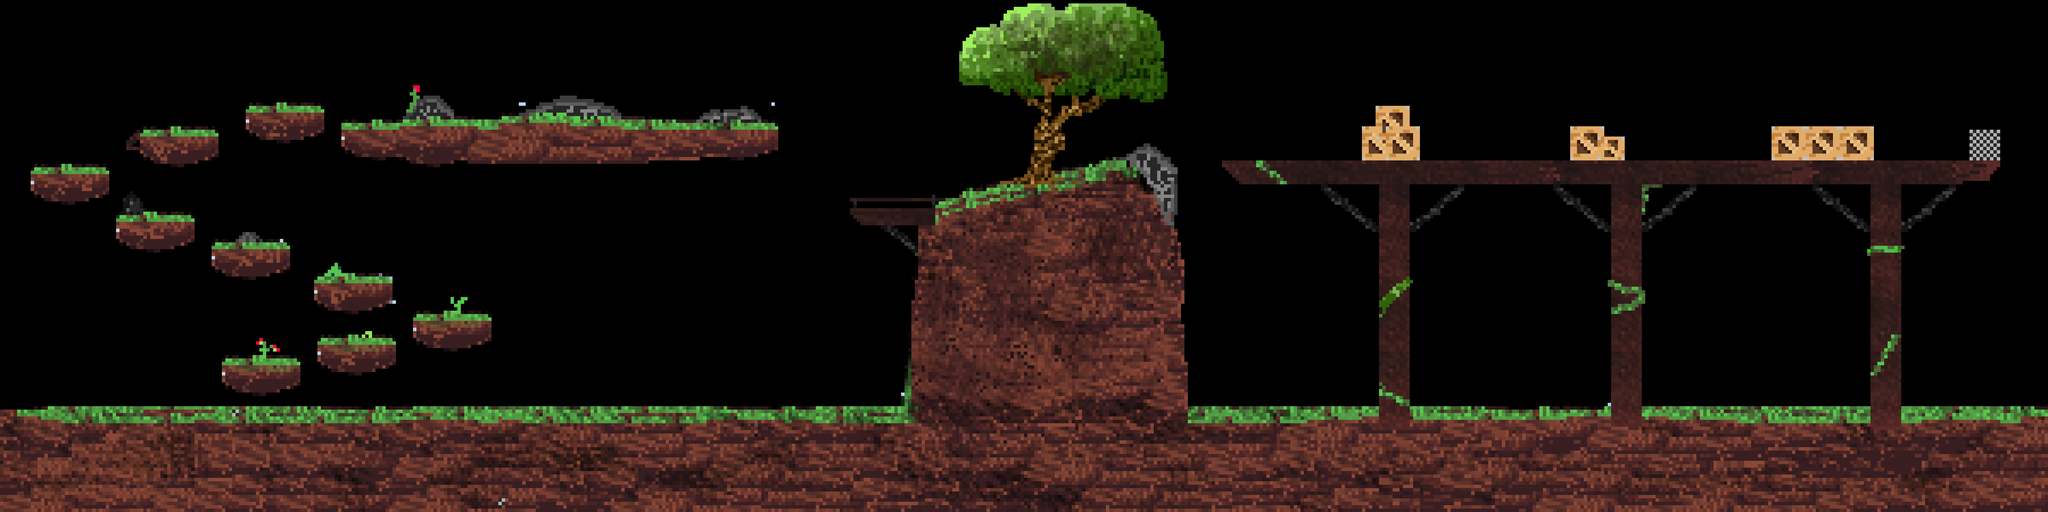

Tiled map render using the project's own tile images. Description and the map definition, with tile-layer contents summarised, below:
An orthogonal 300x75 tile map with 16x16 px tiles, 2 tile layers (background, platforms) and 5 objects.

<map version="1.8" tiledversion="1.8.2" orientation="orthogonal" renderorder="right-down" width="300" height="75" tilewidth="16" tileheight="16" infinite="0" nextlayerid="4" nextobjectid="6">
 <editorsettings>
  <export target="../mapData/level1-2.json" format="json" />
 </editorsettings>
 <tileset firstgid="1" name="tileset" tilewidth="16" tileheight="16" tilecount="22500" columns="300">
  <image source="../img/tileset3.png" trans="ff00ff" width="4800" height="1200" />
 </tileset>
 <layer id="1" name="background" width="300" height="75">
  <data>[22500 cells, 22464 non-empty, 22464 distinct tile ids]</data>
 </layer>
 <objectgroup id="3" name="finish">
  <object id="1" gid="6291" x="4652.61" y="353.455" width="16" height="16" />
  <object id="2" gid="6291" x="4634.42" y="371.636" width="16" height="16" />
  <object id="3" gid="6291" x="4634.42" y="356.485" width="16" height="16" />
  <object id="4" gid="6291" x="4652.61" y="383.758" width="16" height="16" />
  <object id="5" gid="6291" x="4658.67" y="371.636" width="16" height="16" />
 </objectgroup>
 <layer id="2" name="platforms" width="300" height="75">
  <data>[22500 cells, 21273 non-empty, 21116 distinct tile ids]</data>
 </layer>
</map>
